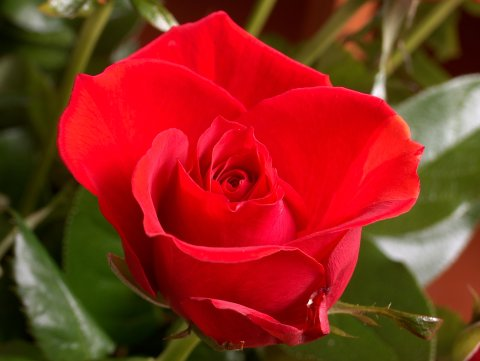
#> input picture cube.jpg, 480 x 361 px
$ python 5_img_arithmatic.py
#> lines starting #> are read from the running program, lines starting #| are printed output that depends on the picture
import numpy as np
import cv2

# reading image
img = cv2.imread('cube.jpg')
#> img is the input picture: shape (361, 480, 3); mean B, G, R 28.2, 43.9, 139.9

i = 0
j = 0

# i denotes height
# j denotes width

for i in range(360):
    for j in range(480):
        a = img[i, j]
        # required color
        b = [0, 0, 255]

        # checking difference in redness of a pixel by using distance formula
        dist = np.linalg.norm(a-b)
        if dist < 150:
            img[i, j] = [255, 255, 255]
        else:
            img[i, j] = img[i, j]
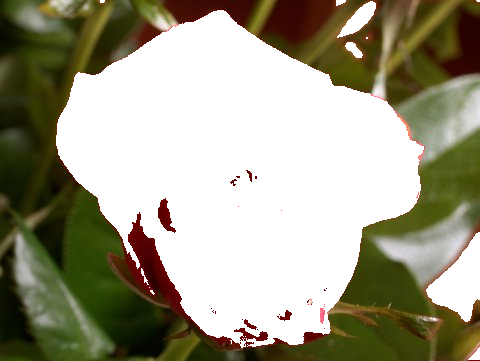
#> img: shape (361, 480, 3); mean B, G, R 134.3, 155.6, 158.9


cv2.imshow('image', img)
cv2.waitKey(0)
cv2.imwrite('5_img_arithmatic.jpg', img)
cv2.destroyAllWindows()
